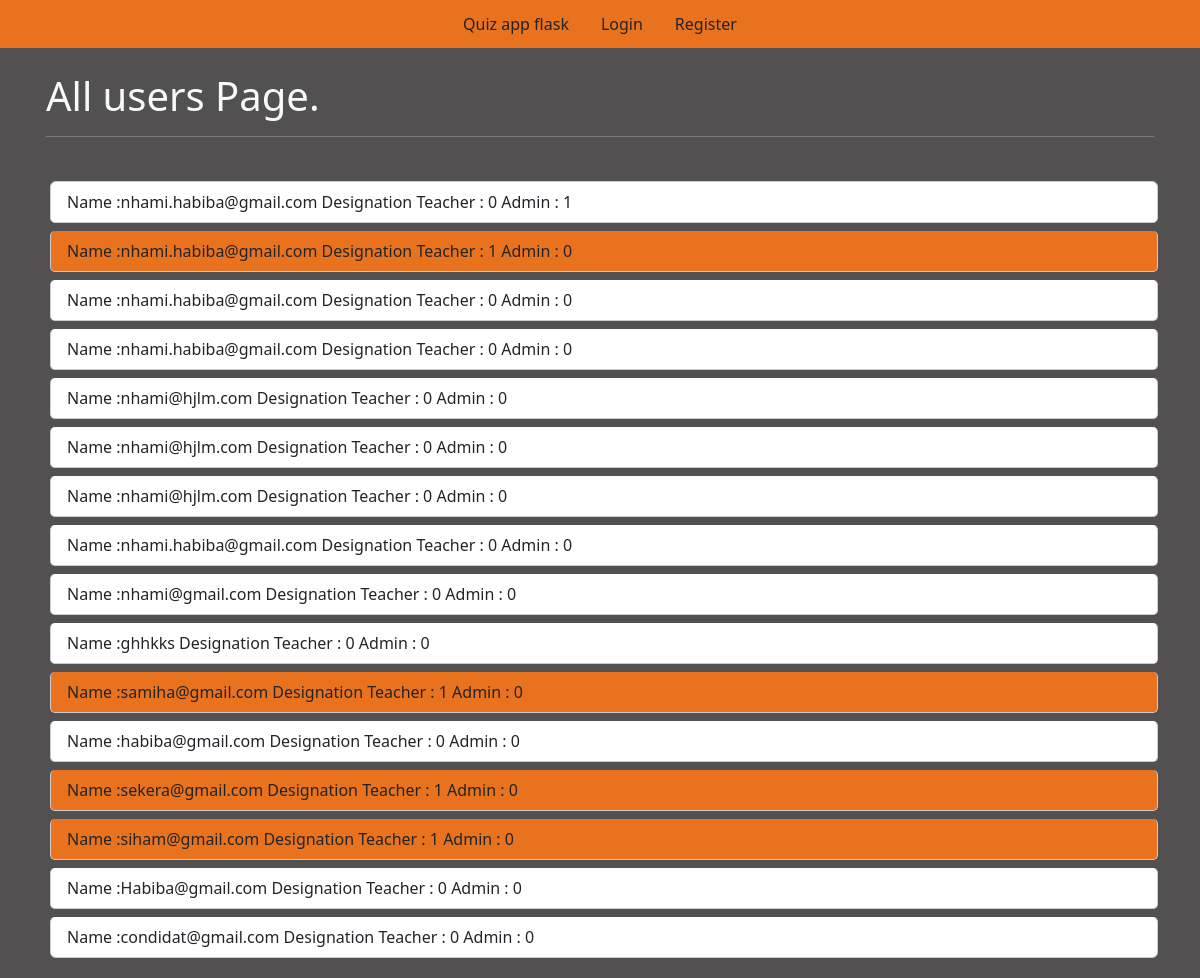
Screenshot of /allusers with the database file from the repository.
### tables this page shows
CREATE TABLE users (id integer primary key autoincrement,name text not null,password text not null,teacher BOOLEAN DEFAULT NULL , admin boolean default null );

### app.py (the view)
@app.route('/allusers' ,methods=["POST" ,"GET"])
def allusers():
    user = get_current_user()
    db = getdatabase()
    user_cursor = db.execute("select * from users")
    allusers = user_cursor.fetchall()
    return render_template("allusers.html" , user=user , allusers=allusers)

### app.py (called while the page is built)
@app.teardown_appcontext #C'est un décorateur qui enregistre la fonction suivante pour être exécutée lorsque le contexte de l'application Flask est déchargé.
def close_database(error):
    if hasattr(g,'quizapp_db'):
        g.quizapp_db.close()

def get_current_user():#qui est utilisée pour récupérer les informations de l'utilisateur actuellement connecté à partir de la session
    user_result = None
    if 'user' in session:
        user = session['user']
        db = getdatabase()
        user_cursor = db.execute("select * from users where name = ?", [user])
        user_result = user_cursor.fetchone()
    return user_result

### database.py (called while the page is built)
def connect_to_database(): # C'est une fonction définie pour se connecter à la base de données SQLite.
    sql = sqlite3.connect("C:/Users/Latitude 5300/Documents/Sekera/Quiz/quizapp.db")
    sql.row_factory = sqlite3.Row
    return sql

def getdatabase():
    if not hasattr(g, "quizapp_db"): #Cette ligne vérifie si l'objet g de Flask possède déjà une connexion à la base de données.
        g.quizapp_db = connect_to_database()
    return g.quizapp_db

### templates/allusers.html (shortened to what this page needs)
{% from "showlinks.html" import show_links %}
<!doctype html>
<html lang="en">
<head>
    <link href="https://cdn.jsdelivr.net/npm/bootstrap@5.3.3/dist/css/bootstrap.min.css" rel="stylesheet">
    <link rel="stylesheet" href="https://cdnjs.cloudflare.com/ajax/libs/font-awesome/5.15.4/css/all.min.css" />
    <link rel="stylesheet" type="text/css" href="{{url_for('static',filename = 'style.css')}}"/>
</head>
<body>
<div class="parent">
    <div class="header mb-2">
        {{ show_links(user) }}
    </div>
    <div class="questions_answered container text-light p-3">
        <h1>All users Page.</h1>
        <hr class="text-light" /></br>
        <div class="list-group">
        {% if allusers %}
            {% for eachuser in allusers %}
                <a href="{{ url_for('promote' , id = eachuser['id'])}}" class="list-group-item list-group-item-action  m-1 {% if eachuser['teacher'] == 1 %} linkcolor {% endif %}">
                 Name :{{ eachuser['name'] }} Designation Teacher : {{ eachuser ['teacher']}} Admin : {{eachuser['admin']}}
                </a>
            {% endfor %}
        {% endif %}
    </div>
    </div>
</div>
</body>
</html>

### static/style.css (style rules this page uses)
body { background-color: rgb(82, 80, 80); }
.header { background-color: rgb(232, 114, 29); }
.linkcolor { background-color: rgb(232, 114, 29); }
.list-group-item { border: 1px solid #ccc; border-radius: 5px; margin-bottom: 10px; }

### rows the page displays
users: name "nhami.habiba@gmail.com", teacher "0", admin "1"
users: name "nhami.habiba@gmail.com", teacher "1", admin "0"
users: name "nhami.habiba@gmail.com", teacher "0", admin "0"
users: name "nhami.habiba@gmail.com", teacher "0", admin "0"
users: name "nhami@hjlm.com", teacher "0", admin "0"
users: name "nhami@hjlm.com", teacher "0", admin "0"
users: name "nhami@hjlm.com", teacher "0", admin "0"
users: name "nhami.habiba@gmail.com", teacher "0", admin "0"
users: name "nhami@gmail.com", teacher "0", admin "0"
users: name "ghhkks", teacher "0", admin "0"
users: name "samiha@gmail.com", teacher "1", admin "0"
users: name "habiba@gmail.com", teacher "0", admin "0"
users: name "sekera@gmail.com", teacher "1", admin "0"
users: name "siham@gmail.com", teacher "1", admin "0"
users: name "Habiba@gmail.com", teacher "0", admin "0"
users: name "condidat@gmail.com", teacher "0", admin "0"
